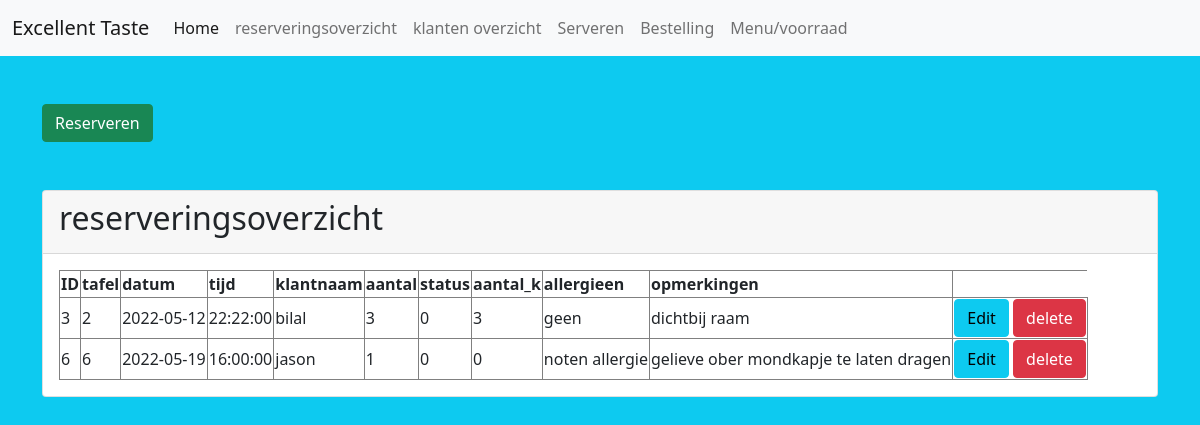
The page /reservering/reserveringsoverzicht.php on the database its author committed.
### tables this page shows
CREATE TABLE `reservering` (
  `id` int(11) NOT NULL,
  `tafel` int(11) NOT NULL,
  `datum` date NOT NULL,
  `tijd` time NOT NULL,
  `aantal_personen` int(11) NOT NULL,
  `aantal_kinderen` int(11) NOT NULL,
  `status` tinyint(4) NOT NULL,
  `datum_toegevoegd` timestamp NOT NULL DEFAULT `tijd`,
  `allergien` text DEFAULT NULL,
  `opmerkingen` text DEFAULT NULL,
  `klant_id` int(11) NOT NULL
);

CREATE TABLE `klant` (
  `id` int(11) NOT NULL,
  `naam` varchar(20) NOT NULL,
  `telefoon` varchar(11) NOT NULL,
  `email` varchar(128) NOT NULL
);

### db/db.php (called while the page is built, shortened)
<?php
class database {
    private $pdo;
    public function __construct(){
        $this->host = 'localhost';
        $this->user = 'root';
        $this->pass = '';
        $this->db = 'excellenttaste';
        $this->charset = 'utf8mb4';
        try{
            $dsn = 'mysql:host='. $this->host.';dbname='.$this->db.';charset='.$this->charset;
            $this->pdo = new PDO($dsn, $this->user, $this->pass);
            $this->pdo->setAttribute(PDO::ATTR_ERRMODE, PDO::ERRMODE_EXCEPTION);
            return $this->pdo;
        }
        catch(\PDOException $e){
            echo "Connection Failed: ".$e->getMessage();
        }
    }
    public function getReserveringen() {
        $sql = "SELECT reservering.id as reserveringsId, naam, telefoon, email, tafel, datum, tijd, aantal_personen, aantal_kinderen, status, datum_toegevoegd, allergien, opmerkingen, klant_id
                FROM reservering
                INNER JOIN klant
                ON reservering.klant_id = klant.id";
        $stmt = $this->pdo->prepare($sql);
        $stmt->execute();
        $result = $stmt->fetchAll(PDO::FETCH_ASSOC);
        return $result;
    }
}
?>

### reservering/reserveringsoverzicht.php (the view)
<?php
require '../db/db.php';
$db = new database();
$reserveringen = $db->getReserveringen();
?>
<?php
require '../header.php';
?>
    <div class="container">
        <a href="./reserveringen.php" class="btn btn-success mt-5">Reserveren</a>
        <div class="card mt-5">
            <div class="card-header">
                <h2>reserveringsoverzicht</h2>
            </div>
            <div class="card-body">
                <table class="tabe table-bordered">
                    <tr>
                        <th>ID</th>
                        <th>tafel</th>
                        <th>datum</th>
                        <th>tijd</th>
                        <th>klantnaam</th>
                        <th>aantal</th>
                        <th>status</th>
                        <th>aantal_k</th>
                        <th>allergieen</th>
                        <th>opmerkingen</th>
                    </tr>
                    <?php foreach($reserveringen as $reservering): ?>
                    <tr>
                        <td><?= $reservering['reserveringsId']; ?></td>
                        <td><?= $reservering['tafel']; ?></td>
                        <td><?= $reservering['datum']; ?></td>
                        <td><?= $reservering['tijd']; ?></td>
                        <td><?= $reservering['naam']; ?></td>
                        <td><?= $reservering['aantal_personen']; ?></td>
                        <td><?= $reservering['status']; ?></td>
                        <td><?= $reservering['aantal_kinderen']; ?></td>
                        <td><?= $reservering['allergien']; ?></td>
                        <td><?= $reservering['opmerkingen']; ?></td>
                        <td>
                            <a href="editreservering.php?id=<?php echo $reservering['reserveringsId'] ?>" class="btn btn-info">Edit</a>
                            <a onclick="return confirm('Are you sure you want to delete')"href="deletereservering.php?id=<?php echo $reservering['reserveringsId'] ?>" class="btn btn-danger">delete</a>
                        </td>
                    </tr>
                    <?php endforeach; ?>
                </table>
            </div>
        </div>
    </div>
<?php
require '../footer.php';
?>

### rows shown on the page
reservering: id "3", tafel "2", datum "2022-05-12", tijd "22:22:00", klant.naam "bilal", aantal_personen "3", status "0", aantal_kinderen "3", allergien "geen", opmerkingen "dichtbij raam"
reservering: id "6", tafel "6", datum "2022-05-19", tijd "16:00:00", klant.naam "jason", aantal_personen "1", status "0", aantal_kinderen "0", allergien "noten allergie", opmerkingen "gelieve ober mondkapje te laten dragen"
